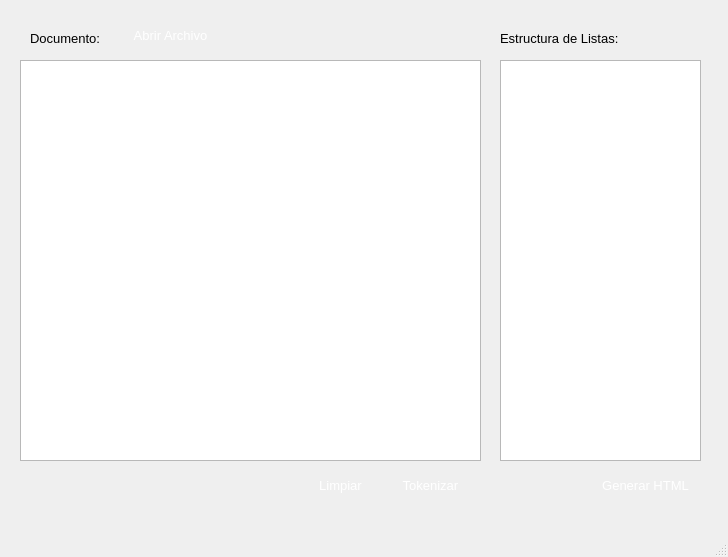
<?xml version="1.0" encoding="UTF-8"?>
<ui version="4.0">
 <class>MainWindow</class>
 <widget class="QMainWindow" name="MainWindow">
  <property name="geometry">
   <rect>
    <x>0</x>
    <y>0</y>
    <width>728</width>
    <height>557</height>
   </rect>
  </property>
  <property name="windowTitle">
   <string>MainWindow</string>
  </property>
  <property name="styleSheet">
   <string notr="true">background-color:&quot;#ffffff&quot;</string>
  </property>
  <widget class="QWidget" name="centralwidget">
   <widget class="QTextEdit" name="textEdit">
    <property name="geometry">
     <rect>
      <x>20</x>
      <y>60</y>
      <width>461</width>
      <height>401</height>
     </rect>
    </property>
    <property name="font">
     <font>
      <pointsize>10</pointsize>
     </font>
    </property>
   </widget>
   <widget class="QTreeView" name="treeView">
    <property name="geometry">
     <rect>
      <x>500</x>
      <y>60</y>
      <width>201</width>
      <height>401</height>
     </rect>
    </property>
    <property name="font">
     <font>
      <pointsize>10</pointsize>
     </font>
    </property>
   </widget>
   <widget class="QPushButton" name="btnLimpiarTexto">
    <property name="geometry">
     <rect>
      <x>300</x>
      <y>470</y>
      <width>81</width>
      <height>31</height>
     </rect>
    </property>
    <property name="font">
     <font>
      <pointsize>10</pointsize>
     </font>
    </property>
    <property name="styleSheet">
     <string notr="true">background-color:&quot;#0288d1&quot;; color:white; border-radius:10px</string>
    </property>
    <property name="text">
     <string>Limpiar</string>
    </property>
   </widget>
   <widget class="QPushButton" name="btnAbrirArchivo">
    <property name="geometry">
     <rect>
      <x>120</x>
      <y>20</y>
      <width>101</width>
      <height>31</height>
     </rect>
    </property>
    <property name="font">
     <font>
      <pointsize>10</pointsize>
     </font>
    </property>
    <property name="styleSheet">
     <string notr="true">background-color:&quot;#0288d1&quot;; color:white; border-radius:10px</string>
    </property>
    <property name="text">
     <string>Abrir Archivo</string>
    </property>
   </widget>
   <widget class="QPushButton" name="btnTokenizar">
    <property name="geometry">
     <rect>
      <x>390</x>
      <y>470</y>
      <width>81</width>
      <height>31</height>
     </rect>
    </property>
    <property name="font">
     <font>
      <pointsize>10</pointsize>
     </font>
    </property>
    <property name="styleSheet">
     <string notr="true">background-color:&quot;#0288d1&quot;; color:white; border-radius:10px</string>
    </property>
    <property name="text">
     <string>Tokenizar</string>
    </property>
   </widget>
   <widget class="QPushButton" name="btnGenerarHTML">
    <property name="geometry">
     <rect>
      <x>595</x>
      <y>470</y>
      <width>101</width>
      <height>31</height>
     </rect>
    </property>
    <property name="font">
     <font>
      <pointsize>10</pointsize>
     </font>
    </property>
    <property name="styleSheet">
     <string notr="true">background-color:&quot;#0288d1&quot;; color:white; border-radius:10px</string>
    </property>
    <property name="text">
     <string>Generar HTML</string>
    </property>
   </widget>
   <widget class="QLabel" name="lblTituloCampotexto">
    <property name="geometry">
     <rect>
      <x>30</x>
      <y>30</y>
      <width>81</width>
      <height>16</height>
     </rect>
    </property>
    <property name="font">
     <font>
      <pointsize>10</pointsize>
     </font>
    </property>
    <property name="text">
     <string>Documento:</string>
    </property>
   </widget>
   <widget class="QLabel" name="label_2">
    <property name="geometry">
     <rect>
      <x>500</x>
      <y>30</y>
      <width>131</width>
      <height>16</height>
     </rect>
    </property>
    <property name="font">
     <font>
      <pointsize>10</pointsize>
     </font>
    </property>
    <property name="text">
     <string>Estructura de Listas:</string>
    </property>
   </widget>
  </widget>
  <widget class="QMenuBar" name="menubar">
   <property name="geometry">
    <rect>
     <x>0</x>
     <y>0</y>
     <width>728</width>
     <height>26</height>
    </rect>
   </property>
  </widget>
  <widget class="QStatusBar" name="statusbar"/>
 </widget>
 <resources/>
 <connections/>
</ui>
